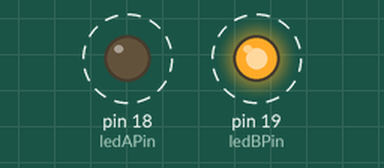
This sketch was run on a simulated Arduino Uno, built with avr-gcc and run on an emulated ATmega328P. Parts: output pins drawn as LEDs (lit = HIGH). Dashed ring = blinking. What the sketch prints to the serial monitor is not drawn.

Above: at 0.3 s.
Timing chart, 0 to 5.9 s (numbered marks = the images above):
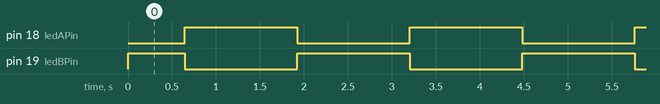

The sketch:

dual_pwm.ino
```cpp
// 双LED引脚：对应开发板丝印 D18、D19
const int ledAPin = 18;
const int ledBPin = 19;

// 渐变速度参数
const int fadeInterval = 5;    // 亮度更新间隔，数值越小交替越快
const int maxBrightness = 255; // 最大亮度，无电阻应急可改小（如100）
int brightness = 0;
int fadeStep = 1;
unsigned long lastFadeTime = 0;

void setup() {
  pinMode(ledAPin, OUTPUT);
  pinMode(ledBPin, OUTPUT);
  analogWrite(ledAPin, 0);
  analogWrite(ledBPin, maxBrightness);
  Serial.begin(115200);
  Serial.println("双路反相呼吸灯启动");
}

void loop() {
  unsigned long currentTime = millis();

  if (currentTime - lastFadeTime >= fadeInterval) {
    lastFadeTime = currentTime;

    brightness += fadeStep;
    // 到达亮度边界时反转方向
    if (brightness <= 0 || brightness >= maxBrightness) {
      fadeStep = -fadeStep;
    }

    // 反相核心逻辑：A亮则B暗，完全同步反向
    analogWrite(ledAPin, brightness);
    analogWrite(ledBPin, maxBrightness - brightness);
  }
}
```

Measured:
- by itself, pin 18 (ledAPin), pin 19 (ledBPin): alternates HIGH for 1.3 s and LOW for 1.3 s
